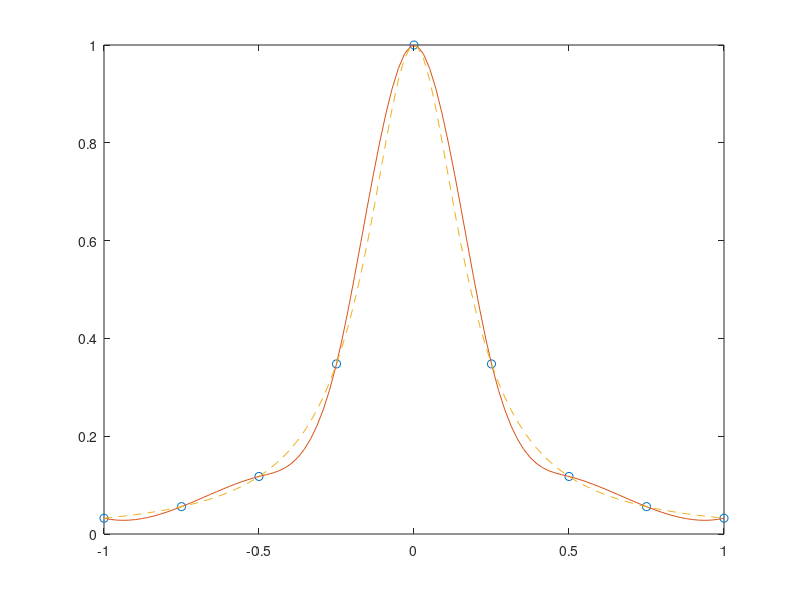

MATLAB code to generate this figure:
% this is a spline example with not-a-knot interpolation 
% yy=spline(x, y, xx);
% Performs cubic spline interpolation, generally using not-a-knot conditions. 
% If y contains two more values than x has entries, 
% then the first and last value in y are used as the derivatives at the end points (i.e. clamped)
close all
% Example: 
% Generate data (9 points):
x = linspace(-1, 1, 9); % generates n points
y = 1./(1+30*x.^2); % y as a function of x

% Calculate 100 model points and determine not-a-knot interpolation
xx = linspace(-1, 1); % returns a row vector of 100 evenly spaced points between x1 and x2.
yy = spline(x, y, xx);

% Calculate actual function values at model points and data points, 
% the 9-point not-a-knot interpolation (solid), and the actual function (dashed), 
yr = 1./(1+30*xx.^2);
plot(x, y, 'o', xx, yy, '-', xx, yr, '--');

